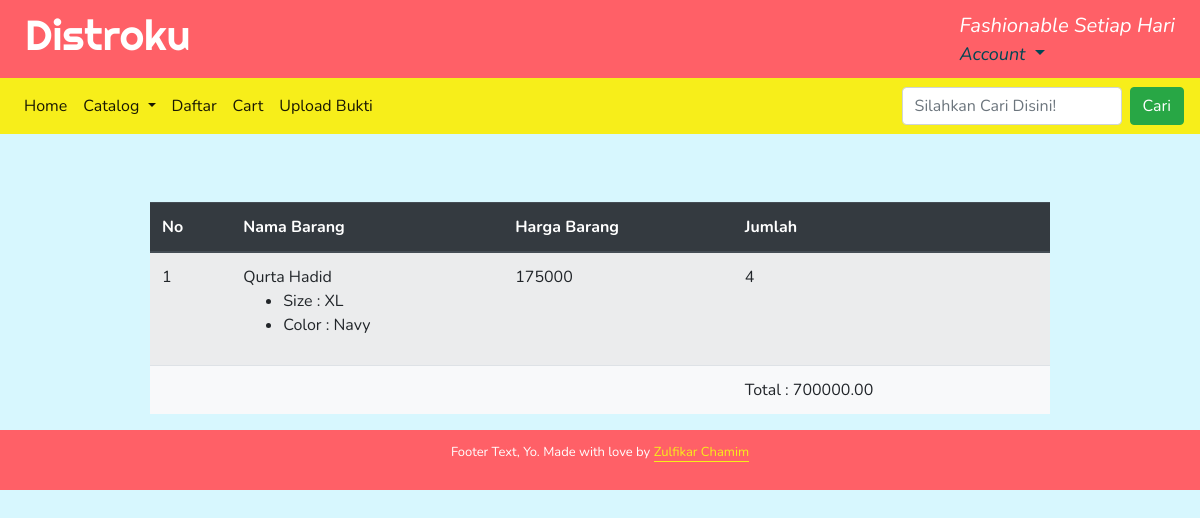
/checkout/KI1GM6/fikar/ (signed in), run on the app's committed database.
### cart/models.py (models this page shows, shortened)
class cart(models.Model):
    total = models.DecimalField(max_digits=100, decimal_places=2, default=0.00)
    timestamp = models.DateTimeField(auto_now_add=True, auto_now=False)
    update = models.DateTimeField(auto_now_add=False, auto_now=True)
    active = models.BooleanField(default=True)

class CartItem(models.Model):
    Cartt = models.ForeignKey('cart', on_delete=models.CASCADE, null=True, blank=True)
    products = models.ForeignKey(Menu, on_delete=models.CASCADE)
    variation = models.ManyToManyField(Variation)
    quantity = models.IntegerField(default=1)
    timestamp = models.DateTimeField(auto_now_add=True, auto_now=False)
    update = models.DateTimeField(auto_now_add=False, auto_now=True)

### menu/models.py (models this page shows, shortened)
class Menu(models.Model):
    judulMenu = models.CharField(max_length=225)
    descMenu = models.TextField()
    picMenu = models.ImageField(upload_to='menu/img/',blank=True)
    posterMenu = models.ImageField(upload_to='menu/img/', blank=True)
    hargaMenu = models.IntegerField(default=0)
    diskon = models.IntegerField(default=0)
    kuantitas = models.IntegerField(default =  0)
    slug = models.SlugField(default='product-', unique=True)
    timestamp = models.DateTimeField(auto_now_add=True,auto_now=False)
    updated = models.DateTimeField(auto_now_add=False,auto_now=True)
    active = models.BooleanField(default=True)
    JK = models.CharField(max_length=100, default='belum')
    class Meta:
        unique_together = ('judulMenu','slug')

class Variation(models.Model):
    product = models.ForeignKey('Menu', on_delete=models.CASCADE)
    category = models.CharField(max_length=120, choices=VAR_CATEGORIES, default='size')
    title = models.CharField(max_length=120)
    updated = models.DateTimeField(auto_now_add=False,auto_now=True)
    active = models.BooleanField(default=True)
    objects = VariationManager()

### orders/views.py (the view)
# urls.py: url(r'^(?P<id>[\w-]+)/(?P<user>[\w-]+)/$', views.lihatOrder, name='lihatOrder'),
@user_passes_test(lambda u: u.is_superuser)
def lihatOrder(request, id, user):
    Order = order.objects.filter(order_id=id)
    cart_id = Order[0].Cart_id
    keranjang = CartItem.objects.select_related('Cartt','products').filter(Cartt_id = cart_id)
    total = keranjang[0].Cartt.total
    context = {
        'orderan' : Order,
        'keranjang' : keranjang,
        'total':total,
    }
    template = 'orders/detailOrder.html'
    return render(request, template, context)

### menu/models.py (called while the page is built)
    def all(self):
        return super(VariationManager, self).filter(active=True)

### orders/templates/orders/detailOrder.html (shortened to what this page needs)
{% extends 'base.html' %}
{% block content %}
    <table class="table table-striped mx-auto w-75 bg-light">
            <thead class="thead-dark">
                <th>No</th>
                <th>Nama Barang</th>
                <th>Harga Barang</th>
                <th>Jumlah</th>
                <th></th>
            </thead>
            <tfoot>
                <tr>
                    <td></td>
                    <td></td>
                    <td></td>
                    <td>Total : {{total}}</td>
                    <td></td>
                </tr>
            </tfoot>
        {% for item in keranjang %}
            <tr>
                <td>{{forloop.counter}}</td>
                <td>
                    {{ item.products.judulMenu }}
                    {% if item.variation.all %}
                    <ul>{% for subitem in item.variation.all %}
                            <li>{{ subitem.category|capfirst }} : {{ subitem.title|capfirst }}</li>
                        {% endfor %}
                    </ul>
                    {% endif %}
                </td>
                <td>{{ item.products.hargaMenu }}</td>
                <td>{{ item.quantity }}</td>
                <td></td>
            </tr>
        {% endfor %}
    </table>
{% endblock content %}

### static/css/styles.css (style rules this page uses)
body { background: #D7F7FE; font-family: "Nunito", sans-serif; color: #222; }
* { box-sizing: border-box; }

### data on the page
cart: total "700000.00"
CartItem: products.judulMenu "Qurta Hadid", products.hargaMenu "175000", quantity "4"
Variation: category "Size", title "XL"
Variation: category "Color", title "Navy"
